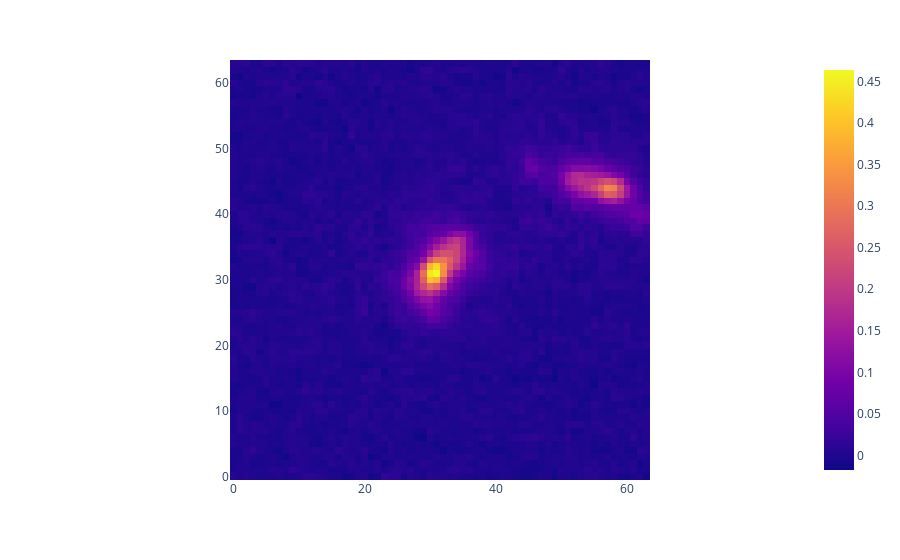

The code cell stored with this chart in its notebook:
### Code cell
import plotly.graph_objects as go
import plotly.express as px

#fig = go.Figure(go.Image(z=images_f200[:,:,i]))
fig = px.imshow(images_f200[:,:,i], origin='lower')
fig.show()

### Figure 1 — Plotly figure (JSON) as saved in the notebook; plotly's stock layout.template omitted (floating-point values rounded to 4 significant figures; data arrays with more than 128 entries replaced by an {"elided": "..."} marker saying what was removed)
{"data": [{"coloraxis": "coloraxis", "hovertemplate": "x: %{x}<br>y: %{y}<br>color: %{z}<extra></extra>", "name": "0", "type": "heatmap", "xaxis": "x", "yaxis": "y", "z": {"elided": "64x64 float values"}}], "layout": {"coloraxis": {"colorscale": [[0, "#0d0887"], [0.1111, "#46039f"], [0.2222, "#7201a8"], [0.3333, "#9c179e"], [0.4444, "#bd3786"], [0.5556, "#d8576b"], [0.6667, "#ed7953"], [0.7778, "#fb9f3a"], [0.8889, "#fdca26"], [1, "#f0f921"]]}, "margin": {"t": 60}, "xaxis": {"anchor": "y", "constrain": "domain", "domain": [0, 1], "scaleanchor": "y"}, "yaxis": {"anchor": "x", "autorange": true, "constrain": "domain", "domain": [0, 1]}}}
